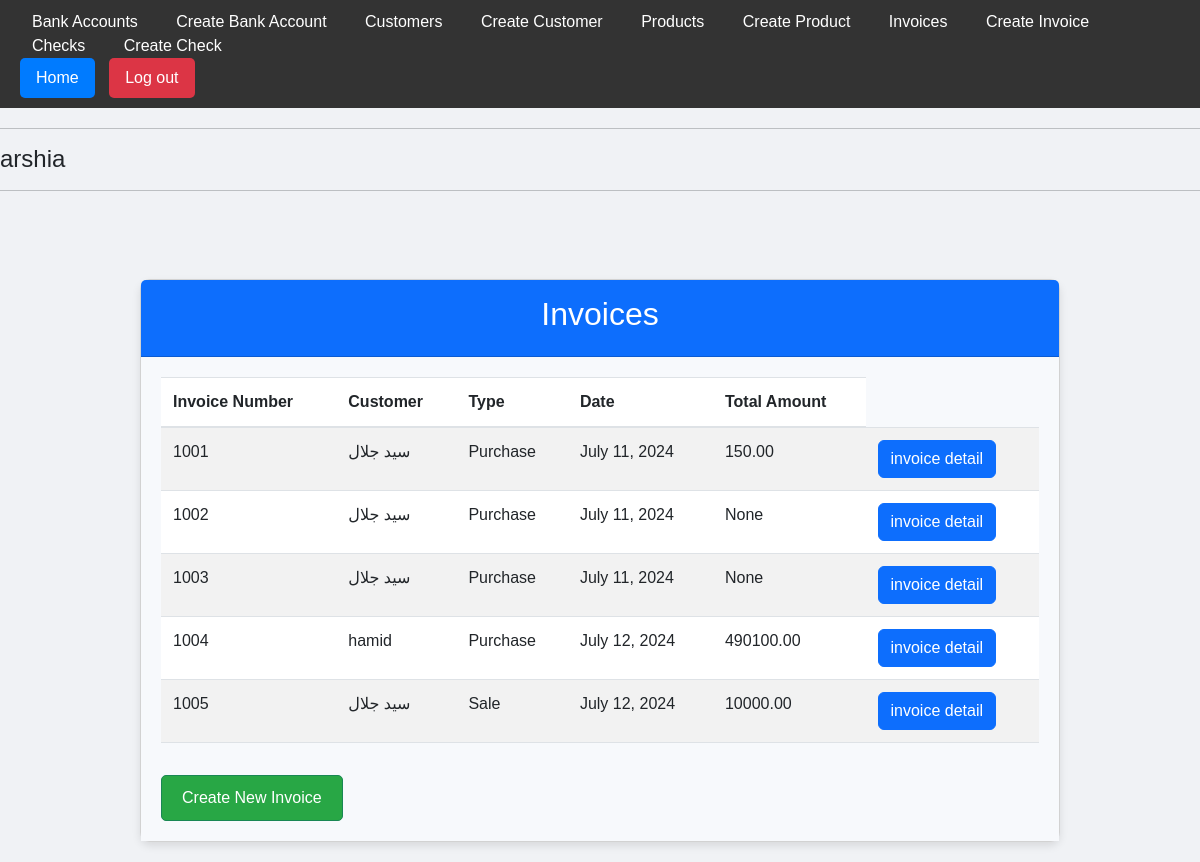
The app's page /invoices/ (signed in), older data.
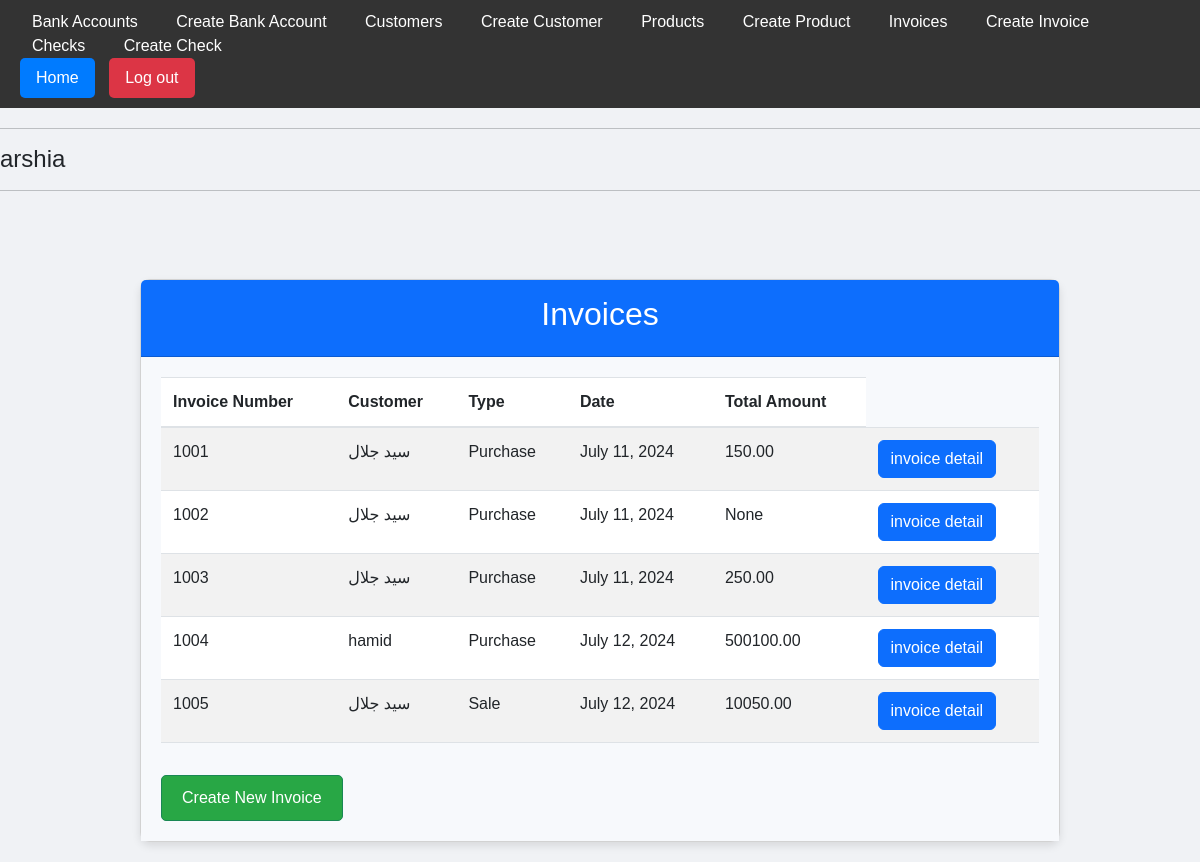
The same page, newer data.
### app/models.py (models this page shows, shortened)
class Invoice(models.Model):
    INVOICE_TYPES = (
        ('purchase', 'Purchase'),
        ('sale', 'Sale'),
    )
    user = models.ForeignKey(User, on_delete=models.CASCADE, null=True, blank=True)
    invoice_type = models.CharField(max_length=10, choices=INVOICE_TYPES)
    customer = models.ForeignKey(Customer, on_delete=models.CASCADE)
    date = models.DateField(auto_now_add=True)
    invoice_number = models.PositiveIntegerField(unique=True, blank=True, null=True)
    total_amount = models.DecimalField(max_digits=10, decimal_places=2, default=0.00, blank=True, null=True)

class Customer(models.Model):
    user = models.ForeignKey(User, on_delete=models.CASCADE, null=True, blank=True)
    name = models.CharField(max_length=100)
    email = models.EmailField()

### app/views.py (the view)
# urls.py: path('invoices/', InvoiceListView.as_view(), name='invoice-list'),
class InvoiceListView(LoginRequiredMixin, ListView):
    model = Invoice
    template_name = 'app/invoice_list.html'
    context_object_name = 'invoices'

### app/templates/app/invoice_list.html
{% extends 'app/base.html' %}
{% load static %}
{% block extra_css %}
<link rel="stylesheet" type="text/css" href="{% static 'css/invoice_list.css' %}">
{% endblock %}
{% block content %}
<div class="container mt-5">
  <div class="card">
    <div class="card-header text-center bg-primary text-white">
      <h2>Invoices</h2>
    </div>
    <div class="card-body">
      <table class="table table-striped">
        <thead>
          <tr>
            <th>Invoice Number</th>
            <th>Customer</th>
            <th>Type</th>
            <th>Date</th>
            <th>Total Amount</th>
          </tr>
        </thead>
        <tbody>
          {% for invoice in object_list %}
          <tr>
            <td>
              {{ invoice.invoice_number }}
            </td>
            <td>{{ invoice.customer.name }}</td>
            <td>{{ invoice.invoice_type|capfirst }}</td>
            <td>{{ invoice.date }}</td>
            <td>{{ invoice.total_amount }}</td>
            <td><a href="{% url 'invoice-detail' pk=invoice.id %}" class="btn btn-primary">invoice detail</a></td>
          </tr>
          {% endfor %}
        </tbody>
      </table>
      <a href="{% url 'invoice-create' %}" class="btn btn-success mt-3">Create New Invoice</a>
    </div>
  </div>
</div>
{% endblock %}

Row changes from the older to the newer data that the page shows:
changed Invoice (number 3 of 5 on the later page): total_amount "None" → "250.00"
changed Invoice "hamid": total_amount "490100.00" → "500100.00"
changed Invoice "Sale": total_amount "10000.00" → "10050.00"
